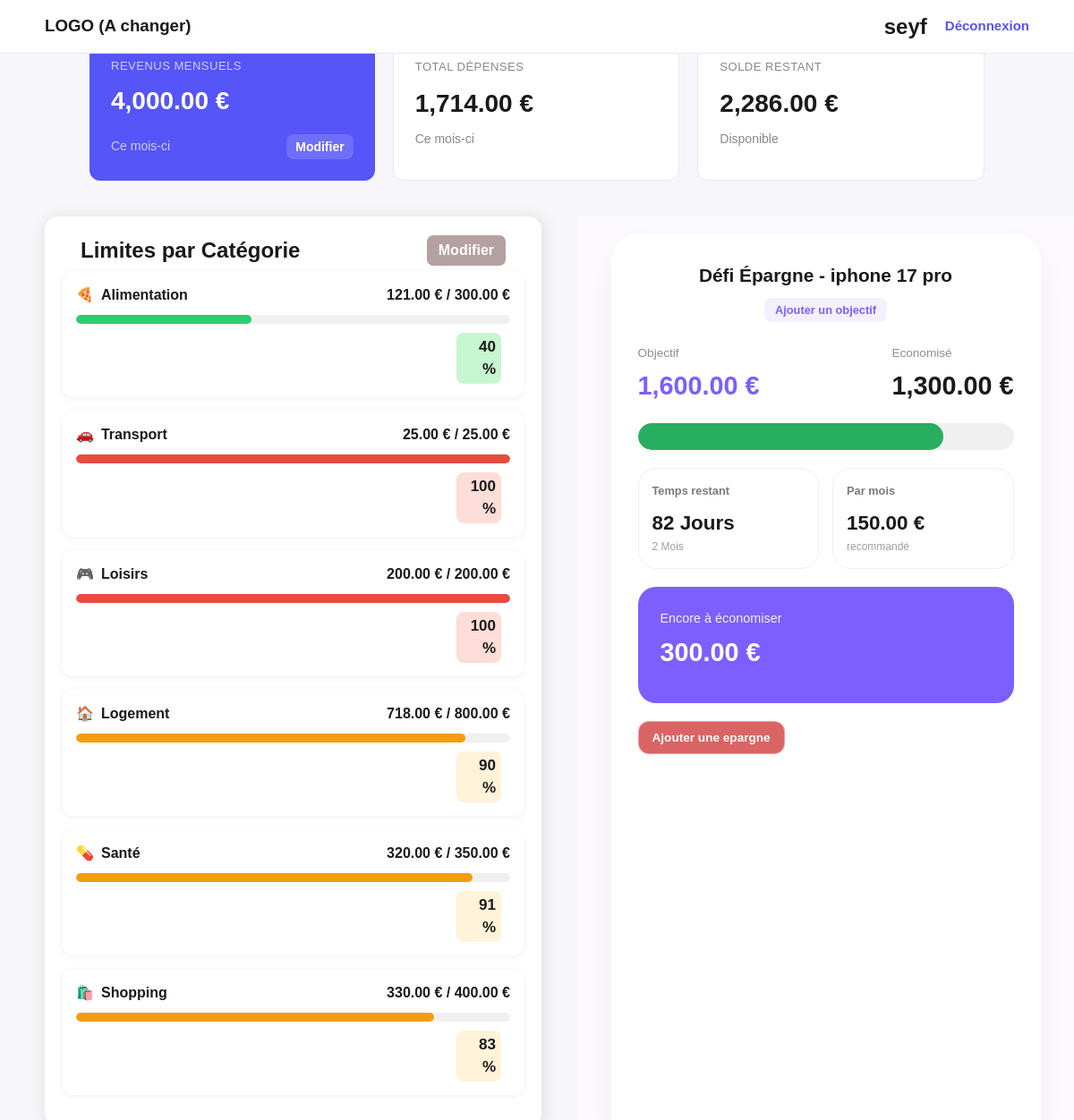
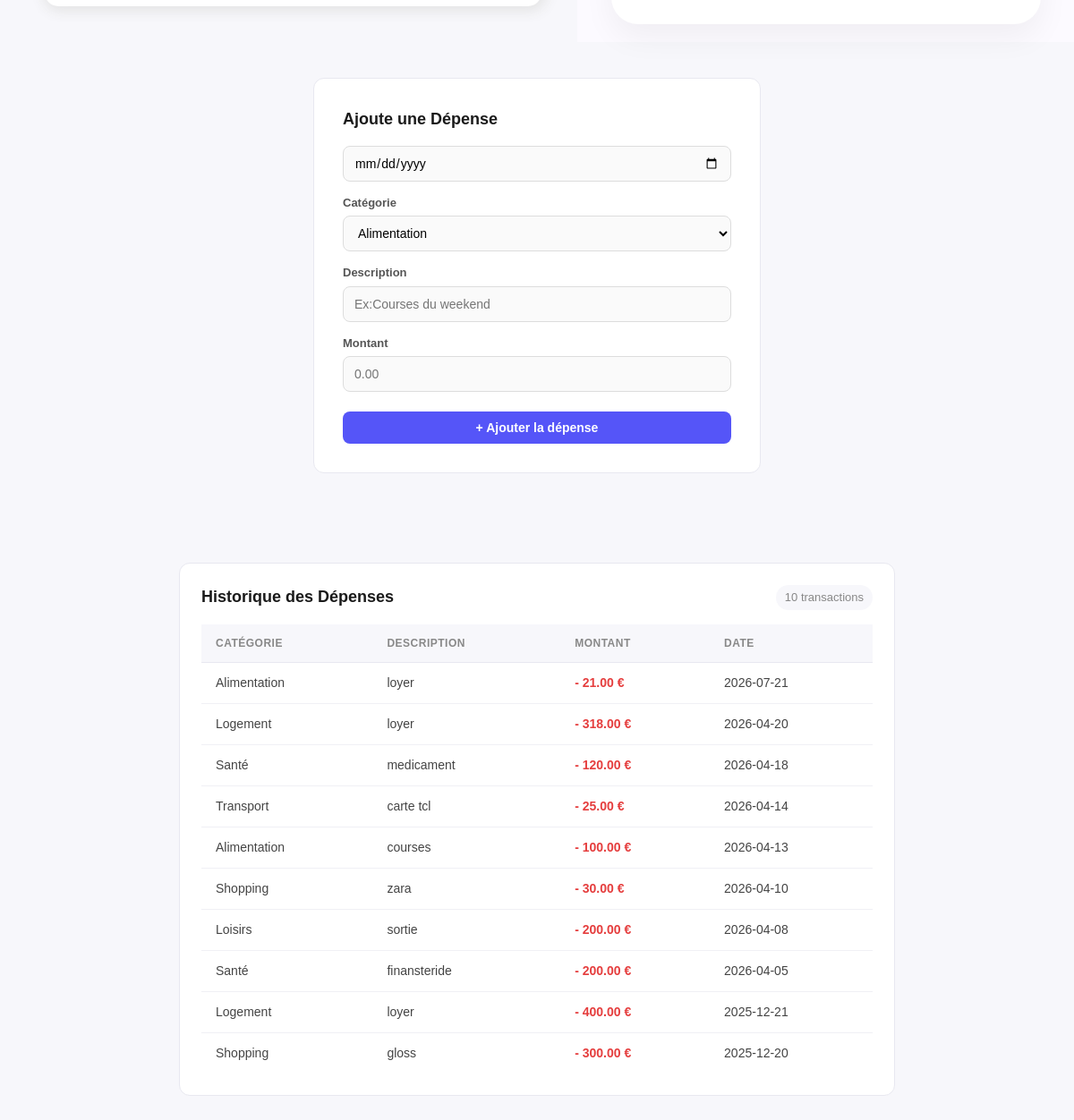
The app's page /pages/dashboard.php (signed in) with its own data (2 pictures, top to bottom).
### tables this page shows
CREATE TABLE `infos` (
  `id` int NOT NULL,
  `nom` varchar(100) NOT NULL,
  `email` varchar(100) NOT NULL,
  `phone` varchar(20) DEFAULT NULL,
  `mdp` varchar(255) NOT NULL,
  `token_verification` varchar(255) DEFAULT NULL,
  `verifier_status` tinyint(1) DEFAULT '0' COMMENT '0=non vérifié, 1=vérifié',
  `token_psw` varchar(255) DEFAULT NULL,
  `created_at` timestamp NULL DEFAULT CURRENT_TIMESTAMP,
  `revenus_mensuels` decimal(10,2) DEFAULT '0.00'
);

CREATE TABLE `categories` (
  `id` int NOT NULL,
  `nom` varchar(100) NOT NULL,
  `icone` varchar(50) DEFAULT NULL
);

CREATE TABLE `defis_epargne` (
  `id` int NOT NULL,
  `user_id` int NOT NULL,
  `titre` varchar(150) NOT NULL,
  `montant_objectif` decimal(10,2) NOT NULL,
  `montant_economise` decimal(10,2) NOT NULL DEFAULT '0.00',
  `date_fin` date DEFAULT NULL
);

CREATE TABLE `depenses` (
  `id` int NOT NULL,
  `user_id` int NOT NULL,
  `categorie_id` int NOT NULL,
  `date_depense` date NOT NULL,
  `description` varchar(255) DEFAULT NULL,
  `montant` decimal(10,2) NOT NULL,
  `created_at` datetime DEFAULT CURRENT_TIMESTAMP
);

### pages/dashboard.php (the view, shortened to what this page needs)
<?php
require ('../includes/header.php');
require ('../includes/connexion.php');
$id_user = $_SESSION['id'];
$revenu_data = "SELECT revenus_mensuels from infos where id= ? LIMIT 1";
$stmt_revenu_data = $con->prepare($revenu_data);
$stmt_revenu_data->bind_param('i', $id_user);
$stmt_revenu_data->execute();
$result_revenu_data = $stmt_revenu_data->get_result();
$result_revenu = $result_revenu_data->fetch_assoc();
$revenu = $result_revenu['revenus_mensuels'] ?? 0;
$stmt_total_depense_query = "SELECT SUM(montant) as total_depenses FROM depenses where user_id= ? LIMIT 1";
$stmt_total_depense = $con->prepare($stmt_total_depense_query);
$stmt_total_depense->bind_param('i', $id_user);
$stmt_total_depense->execute();
$result_total_depense_data = $stmt_total_depense->get_result()->fetch_assoc();
$total_depense = $result_total_depense_data['total_depenses'] ?? 0;
$Solde_Restant = $revenu - $total_depense;
$query_historique = "SELECT depenses.* , categories.nom AS cat_nom, categories.icone
                    FROM depenses
                    INNER JOIN categories ON depenses.categorie_id = categories.id
                    WHERE user_id = ?
                    ORDER BY date_depense DESC";
$stmt_historique = $con->prepare($query_historique);
$stmt_historique->bind_param('i', $id_user);
$stmt_historique->execute();
$result_historique = $stmt_historique->get_result()->fetch_all(MYSQLI_ASSOC);
$nombre_transition = count($result_historique);
$query_limits = "SELECT c.id, c.nom, c.icone, IFNULL(bl.montant_limite, 0) as limite,
                 (SELECT IFNULL(SUM(montant), 0) FROM depenses where categorie_id = c.id AND user_id = ? ) as spent
                 FROM categories c
                 LEFT JOIN budget_limites bl ON c.id = bl.categorie_id AND bl.user_id = ?";
$stmt_limits = $con->prepare($query_limits);
$stmt_limits->bind_param('ii', $id_user, $id_user);
$stmt_limits->execute();
$all_categories = $stmt_limits->get_result()->fetch_all(MYSQLI_ASSOC);
$queryDefisInfos = "SELECT titre,montant_objectif,montant_economise,date_fin FROM defis_epargne where user_id = ?";
$stmtDefisInfos = $con->prepare($queryDefisInfos);
$stmtDefisInfos->bind_param('i', $id_user);
$stmtDefisInfos->execute();
$resultDefisInfos = $stmtDefisInfos->get_result()->fetch_assoc();
$objectif = $resultDefisInfos['montant_objectif'] ?? 0;
$montant_eco = $resultDefisInfos['montant_economise'] ?? 0;
$date_fin = $resultDefisInfos['date_fin'] ?? null;
$progressDefi = ($objectif > 0) ? ($montant_eco * 100) / $objectif : 0;
$encoreEconomise = ($objectif - $montant_eco > 0) ? $objectif - $montant_eco : 0;
$jrs_restant = 0;
$mois_restant = 0;
$montant_recommende = $encoreEconomise;
if ($date_fin) {
    $date_fin_obj = new DateTime($date_fin);
    $date_now = new DateTime();
    if ($date_now < $date_fin_obj) {
        $interval = $date_now->diff($date_fin_obj);
        $jrs_restant = $interval->days;
        $mois_restant = ($interval->y * 12) + $interval->m;
        if ($mois_restant > 0) {
            $montant_recommende = $encoreEconomise / $mois_restant;
        }
    }
}
?>
    <nav class="navbar">
        <h3 class="logo">LOGO (A changer)</h3>
        <div class="left-nav">
            <h1 class="user_name"><?php echo htmlspecialchars($_SESSION['nom']); ?></h1>
            <a class="logout_btn" href="logout.php">Déconnexion</a>
        </div>
    </nav>
    <section class="section1">
        <div class="revenu-container">
            <div class="revenus">
                <h1>Revenus Mensuels</h1>
                <h2 id="revenu-display"><?php echo ($revenu > 0) ? number_format($revenu, 2). ' €' : '0.00 €'; ?></h2>
            </div>
            <div class="mois_modif">
                <h3>Ce mois-ci</h3>
                <button id="modifierBtn" class="edit-btn">Modifier</button>
            </div>
        </div>
        <div class="totalDepense-container">
            <div class="totalDepense">
                <h2>Total Dépenses</h2>
                <h1><?php echo number_format($total_depense, 2). ' €'; ?></h1>
                <h3>Ce mois-ci</h3>
            </div>
        </div>
        <div class="SoldeRestant-container">
            <div class="SoldeRestant">
                <h2>Solde Restant</h2>
                <h1><?php echo number_format($Solde_Restant, 2). ' €'; ?></h1>
                <h3>Disponible</h3>
            </div>
        </div>
    </section>
    <section class="section2">
        <section class="limits-section">
            <div class="limits-container">
                <div class="limits">
                    <div class="titre-boutton">
                        <h1>Limites par Catégorie</h1>
                        <button class="limit_modif">Modifier</button>
                    </div>
                    <div class="barres">
                        <?php foreach ($all_categories as $cat):
                            if ($cat['limite'] <= 0) {
                                $percentage = 0;
                                $color = '#e0e0e0';
                                $percentageColor = '#f0f0f0';
                            } else {
                                $percentage = ($cat['spent'] * 100) / $cat['limite'];
                                if ($percentage >= 100) {
                                    $color = '#e74c3c'; $percentageColor = '#ffddd8';
                                } elseif ($percentage >= 80) {
                                    $color = '#f39c12'; $percentageColor = '#fff3d9 ';
                                } else {
                                    $color = '#2ecc71'; $percentageColor = '#c7f6d1';
                                }
                            }
                            ?>
                            <div class="limit-card" id="limit-<?php echo $cat['id']; ?>" data-spent="<?php echo $cat['spent']; ?>" data-limit="<?php echo $cat['limite']; ?>">
                                <div class="limit-header">
                                    <div class="cat-info">
                                        <span class="icon"><?php echo $cat['icone']; ?></span>
                                        <span class="icon"><?php echo $cat['nom']; ?></span>
                                    </div>
                                    <div class="values">
                                        <span><?php echo number_format($cat['spent'], 2); ?> € </span>/
                                        <span class="limite-val"><?php echo number_format($cat['limite'], 2); ?> €</span>
                                    </div>
                                </div>
                                <div class="progress-container">
                                    <div class="progress-fill" style="width: <?php echo $percentage; ?>%; background-color: <?php echo $color; ?>;"></div>
                                </div>
                                <h3 class="percentage" style="background-color: <?php echo $percentageColor; ?>"><?php echo round($percentage); ?> %</h3>
                            </div>
                        <?php endforeach; ?>
                    </div>
                </div>
            </div>
        </section>
        <section class="defi-section">
            <div class="defi-container">
                <div class="defi">
                    <div class="defiHeader">
                        <h1 class="defi-title">Défi Épargne - <span class="defi-title_entree"><?php echo ($resultDefisInfos) ? $resultDefisInfos['titre'] : " Ajouter un défi"; ?></span> </h1>
                        <button class="objectifBtn">Ajouter un objectif</button>
                    </div>
                    <div class="montants">
                        <div class="objMonatant">
                            <h1>Objectif</h1>
                            <h2 class="montantObj"><?php echo ($objectif > 0) ? number_format($objectif, 2). " €" : "Ajouter un objectif"; ?></h2>
                        </div>
                        <div class="economMontant">
                            <h1>Economisé</h1>
                            <h2><?php echo number_format($montant_eco, 2); ?> €</h2>
                        </div>
                    </div>
                    <div class="progress-defi-container">
                        <div class="progress-fill-defi" style="width: <?php echo $progressDefi; ?>%"></div>
                    </div>
                    <div class="defiCards">
                        <div class="tempsCard">
                            <h1>Temps restant</h1>
                            <?php if (isset($date_now) && isset($date_fin_obj) && $date_now <= $date_fin_obj) : ?>
                                <h2><?php echo $jrs_restant; ?> Jours</h2>
                                <h2><?php echo $mois_restant; ?> Mois</h2>
                            <?php else: ?>
                                <h2>Défi terminé !</h2>
                            <?php endif; ?>
                        </div>
                        <div class="recomCard">
                            <h1>Par mois</h1>
                            <h2><?php echo number_format($montant_recommende, 2); ?> €</h2>
                            <h2>recommandé</h2>
                        </div>
                    </div>
                    <div class="economiseCard">
                        <h1>Encore à économiser</h1>
                        <h2 style="color: white"><?php echo number_format($encoreEconomise, 2); ?> €</h2>
                    </div>
                    <button class="epagneBtn">Ajouter une epargne</button>
                </div>
            </div>
        </section>
    </section>
    <section class="section3">
        <form class="depense_form" method="post" action="code.php">
            <div class="depense-container">
                <div class="depenses">
                    <h1 class="depenses-title">Ajoute une Dépense</h1>
                    <input class="date" name="date" type="date" required>
                    <label>Catégorie</label>
                    <select name="categorie_id">
                        <option value="1">Alimentation</option>
                    </select>
                    <label for="description">Description</label>
                    <input type="text" id="description" name="description" placeholder="Ex:Courses du weekend">
                    <label>Montant</label>
                    <input type="number" step="0.01" id="Montant" name="Montant" placeholder="0.00">
                    <button type="submit" name="submit_depense">+ Ajouter la dépense</button>
                </div>
            </div>
        </form>
        <section class="historique-section">
            <div class="historique-container">
                <div class="historique">
                    <div class="historique-header">
                        <h1>Historique des Dépenses</h1>
                        <span><?php echo $nombre_transition; ?> transactions</span>
                    </div>
                    <table class="hisotique_table">
                        <thead>
                        <tr>
                            <th>Catégorie</th>
                            <th>Description</th>
                            <th>Montant</th>
                            <th>Date</th>
                        </tr>
                        </thead>
                        <tbody>
                        <?php if(empty($result_historique)): ?>
                            <tr><td colspan="4" style="text-align: center;">Aucune dépense trouvée</td></tr>
                        <?php else: ?>
                            <?php foreach ($result_historique as $historique) : ?>
                                <tr>
                                    <td><?php echo htmlspecialchars($historique['cat_nom']); ?></td>
                                    <td><?php echo htmlspecialchars($historique['description']); ?></td>
                                    <td>- <?php echo number_format($historique['montant'], 2); ?> €</td>
                                    <td><?php echo $historique['date_depense']; ?></td>
                                </tr>
                            <?php endforeach; ?>
                        <?php endif; ?>
                        </tbody>
                    </table>
                </div>
            </div>
        </section>
    </section>
<?php require ('../includes/footer.php'); ?>

### includes/header.php (shortened to what this page needs)
<!DOCTYPE html>
<html>
<head>
    <link rel="stylesheet" href="../assets/css/style.css">
</head>
<body>

### includes/footer.php
</body>
</html>

### records on screen
infos: revenus_mensuels "4,000.00"
categories: icone "🍕", nom "Alimentation", spent "121.00", limite "300.00", $percentage 40.333333333333 (drawn), percentage "40"
categories: icone "🚗", nom "Transport", spent "25.00", limite "25.00", percentage "100"
categories: icone "🎮", nom "Loisirs", spent "200.00", limite "200.00", percentage "100"
categories: icone "🏠", nom "Logement", spent "718.00", limite "800.00", $percentage 89.75 (drawn), percentage "90"
categories: icone "💊", nom "Santé", spent "320.00", limite "350.00", $percentage 91.428571428571 (drawn), percentage "91"
categories: icone "🛍️", nom "Shopping", spent "330.00", limite "400.00", $percentage 82.5 (drawn), percentage "83"
defis_epargne: titre "iphone 17 pro", montant_objectif "1,600.00", montant_economise "1,300.00", date_fin "82", date_fin "2", montant_recommende "150.00", encoreEconomise "300.00"
depenses: categorie.nom "Alimentation", description "loyer", montant "21.00", date_depense "2026-07-21"
depenses: categorie.nom "Logement", description "loyer", montant "318.00", date_depense "2026-04-20"
depenses: categorie.nom "Santé", description "medicament", montant "120.00", date_depense "2026-04-18"
depenses: categorie.nom "Transport", description "carte tcl", montant "25.00", date_depense "2026-04-14"
depenses: categorie.nom "Alimentation", description "courses", montant "100.00", date_depense "2026-04-13"
depenses: categorie.nom "Shopping", description "zara", montant "30.00", date_depense "2026-04-10"
depenses: categorie.nom "Loisirs", description "sortie", montant "200.00", date_depense "2026-04-08"
depenses: categorie.nom "Santé", description "finansteride", montant "200.00", date_depense "2026-04-05"
depenses: categorie.nom "Logement", description "loyer", montant "400.00", date_depense "2025-12-21"
depenses: categorie.nom "Shopping", description "gloss", montant "300.00", date_depense "2025-12-20"

### other values on screen
$_SESSION['nom'] "seyf"
$total_depense "1,714.00"
$Solde_Restant "2,286.00"
$nombre_transition "10"
